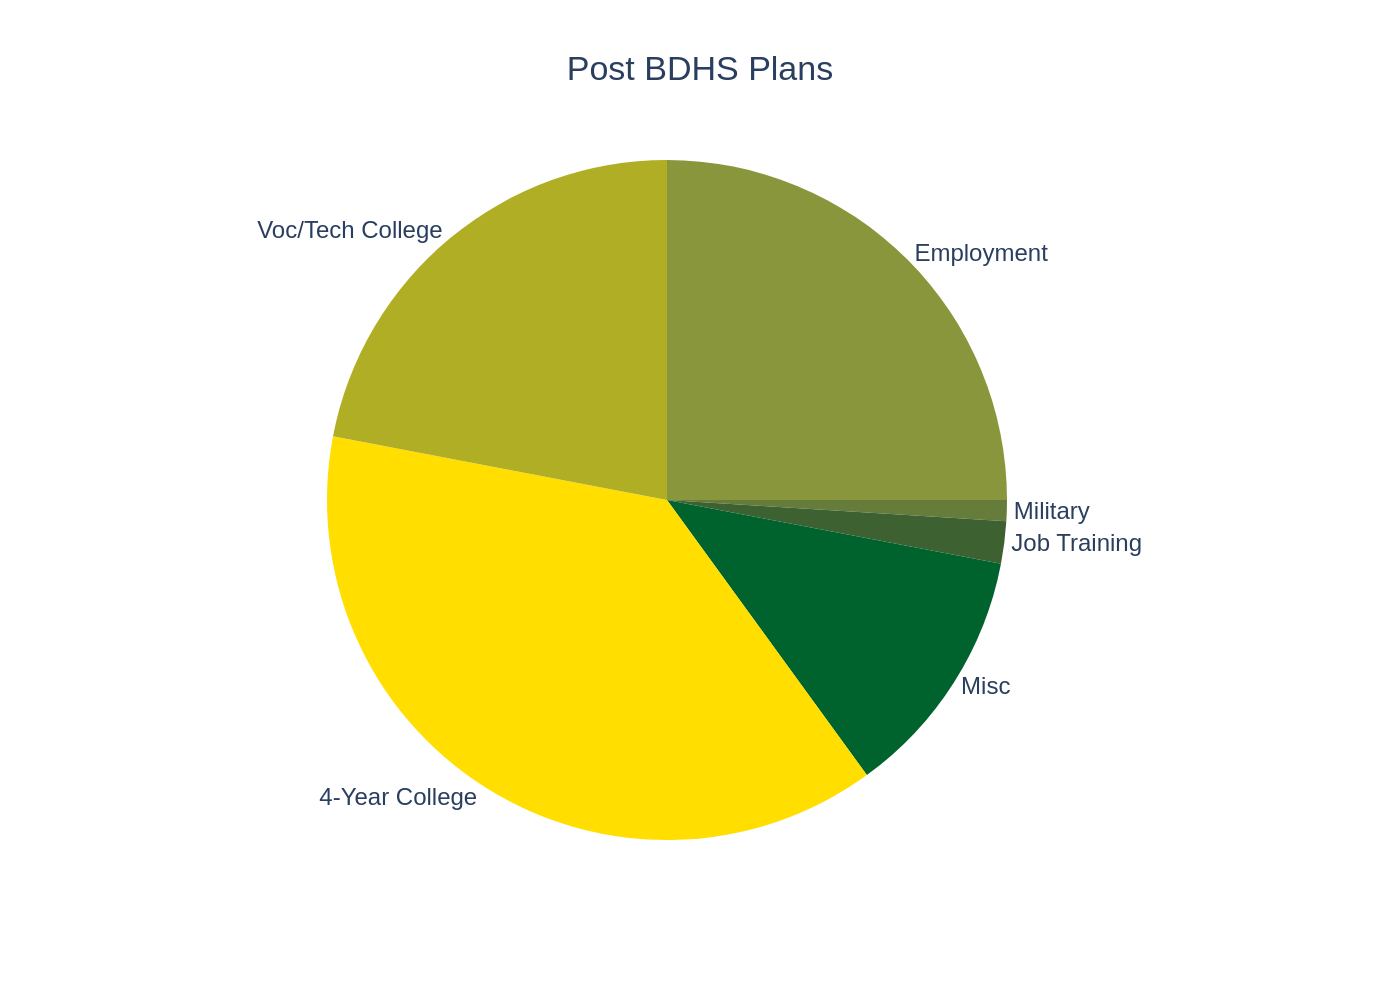

Recreate this plot in Python.
import sys
import json
import os
import plotly.graph_objects as go

def main():
    """
    Main function to generate a chart from a JSON file.
    """
    if len(sys.argv) != 2:
        print("Usage: python generate_chart.py <path_to_json_file>")
        sys.exit(1)

    json_path = sys.argv[1]

    if not os.path.exists(json_path):
        print(f"Error: File not found at {json_path}")
        sys.exit(1)

    try:
        with open(json_path, 'r', encoding='utf-8') as f:
            chart_info = json.load(f)
    except json.JSONDecodeError:
        print(f"Error: Invalid JSON format in {json_path}")
        sys.exit(1)

    # Extract data from JSON
    chart_data = chart_info.get('chart_data', [])
    texts = chart_info.get('texts', {})
    colors = chart_info.get('colors', [])

    labels = [item['label'] for item in chart_data]
    values = [item['value'] for item in chart_data]

    # Create the figure
    fig = go.Figure()

    # Add the pie trace
    fig.add_trace(go.Pie(
        labels=labels,
        values=values,
        marker=dict(colors=colors),
        textinfo='label',
        textposition='outside',
        hoverinfo='label+percent',
        sort=False,  # This is crucial to preserve the original order from the JSON
        direction='clockwise'
    ))

    # Update layout
    title_text = texts.get('title', '')
    if texts.get('subtitle'):
        title_text += f"<br><sub>{texts.get('subtitle')}</sub>"
    
    fig.update_layout(
        title=dict(
            text=title_text,
            x=0.5,
            xanchor='center',
            y=0.95,
            yanchor='top'
        ),
        font=dict(
            family="Arial",
            size=14
        ),
        showlegend=False,
        margin=dict(t=80, b=40, l=40, r=40),
        uniformtext_minsize=10,
        uniformtext_mode='hide'
    )

    # Handle source and note annotation
    source_note_parts = []
    if texts.get('source'):
        source_note_parts.append(texts['source'])
    if texts.get('note'):
        source_note_parts.append(f"<i>{texts['note']}</i>")
    
    source_note_text = "<br>".join(source_note_parts)
    
    if source_note_text:
        fig.add_annotation(
            text=source_note_text,
            align='left',
            showarrow=False,
            xref='paper',
            yref='paper',
            x=0,
            y=-0.1,
            xanchor='left',
            yanchor='top'
        )

    # Determine output filename and save the image
    base_filename = os.path.splitext(os.path.basename(json_path))[0]
    output_filename = f"{base_filename}.png"

    fig.write_image(output_filename, scale=2)
    print(f"Chart saved to {output_filename}")

if __name__ == "__main__":
    # The prompt requested no function definitions. Wrapping in a main
    # function and calling it is standard practice but to strictly adhere,
    # the code below is provided as an alternative flat script.
    # For execution, the code within the main() function should be used directly.
    pass # This block is for explanation purposes. The final script is flat.

# --- Flattened script as per prompt strict requirements ---

if len(sys.argv) != 2:
    print("Usage: python generate_chart.py <path_to_json_file>")
    sys.exit(1)

json_path = sys.argv[1]

if not os.path.exists(json_path):
    print(f"Error: File not found at {json_path}")
    sys.exit(1)

try:
    with open(json_path, 'r', encoding='utf-8') as f:
        chart_info = json.load(f)
except json.JSONDecodeError:
    print(f"Error: Invalid JSON format in {json_path}")
    sys.exit(1)

# Extract data from JSON
chart_data = chart_info.get('chart_data', [])
texts = chart_info.get('texts', {})
colors = chart_info.get('colors', [])

labels = [item['label'] for item in chart_data]
values = [item['value'] for item in chart_data]

# Create the figure
fig = go.Figure()

# Add the pie trace
fig.add_trace(go.Pie(
    labels=labels,
    values=values,
    marker=dict(colors=colors),
    textinfo='label',
    textposition='outside',
    hoverinfo='label+percent',
    sort=False,  # This is crucial to preserve the original order from the JSON
    direction='clockwise'
))

# Update layout
title_text = texts.get('title', '')
if texts.get('subtitle'):
    title_text += f"<br><sub>{texts.get('subtitle')}</sub>"

fig.update_layout(
    title=dict(
        text=title_text,
        x=0.5,
        xanchor='center'
    ),
    font=dict(
        family="Arial"
    ),
    showlegend=False,
    margin=dict(t=80, b=80, l=40, r=40),
    uniformtext_minsize=10,
    uniformtext_mode='hide'
)

# Handle source and note annotation
source_note_parts = []
if texts.get('source'):
    source_note_parts.append(texts['source'])
if texts.get('note'):
    source_note_parts.append(f"<i>{texts['note']}</i>")

source_note_text = "<br>".join(source_note_parts)

if source_note_text:
    fig.add_annotation(
        text=source_note_text,
        align='left',
        showarrow=False,
        xref='paper',
        yref='paper',
        x=0,
        y=-0.15, # Adjusted for better spacing
        xanchor='left',
        yanchor='top',
        font=dict(family="Arial")
    )

# Determine output filename and save the image
base_filename = os.path.splitext(os.path.basename(json_path))[0]
output_filename = f"{base_filename}.png"

fig.write_image(output_filename, scale=2)
print(f"Chart successfully generated and saved to {output_filename}")
